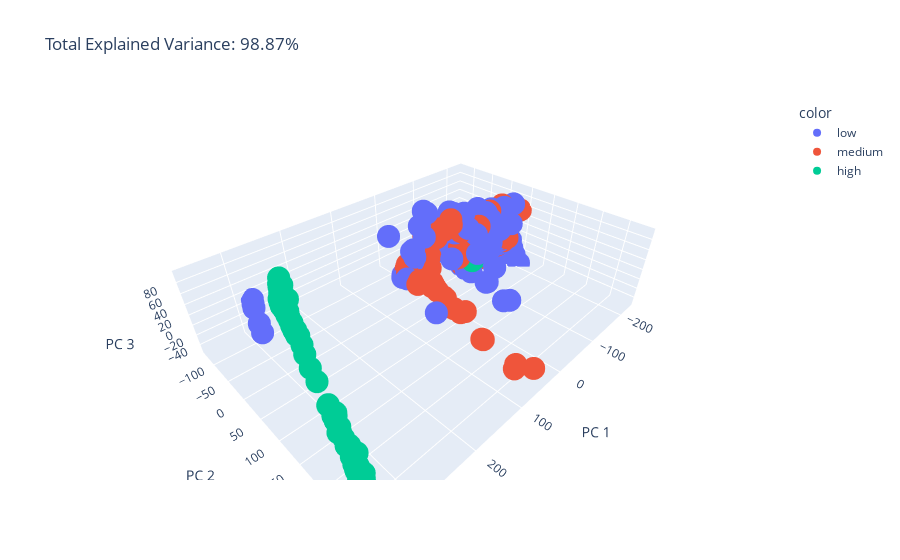
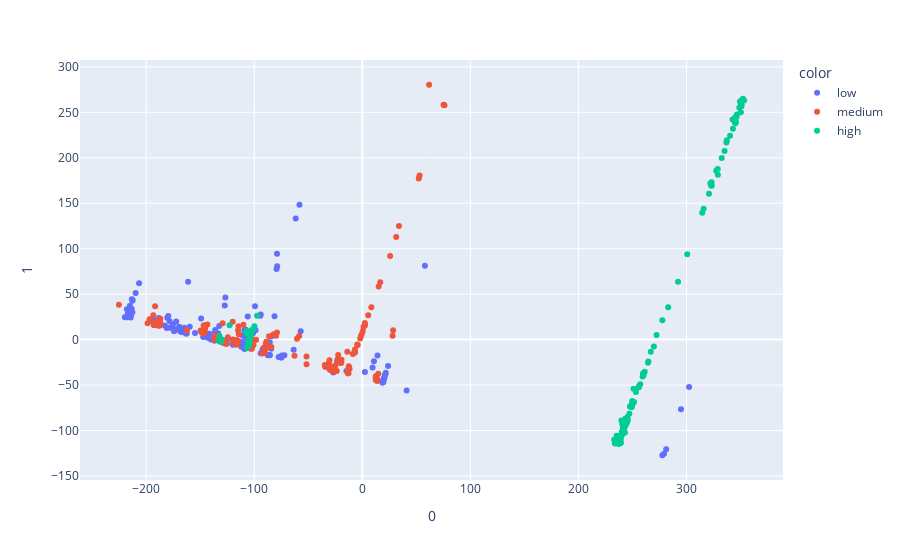

These figures' notebook cell, in order:
### Code cell
#3 Componentes
dimensionality_reduction(3,"rad_cat",boston_df)

### Figure 1 — Plotly figure (JSON) as saved in the notebook; plotly's stock layout.template omitted (floating-point values rounded to 4 significant figures; data arrays with more than 128 entries replaced by an {"elided": "..."} marker saying what was removed)
{"data": [{"hovertemplate": "color=low<br>PC 1=%{x}<br>PC 2=%{y}<br>PC 3=%{z}<extra></extra>", "legendgroup": "low", "marker": {"color": "#636efa", "symbol": "circle"}, "mode": "markers", "name": "low", "scene": "scene", "showlegend": true, "type": "scatter3d", "x": {"elided": "192 float values"}, "y": {"elided": "192 float values"}, "z": {"elided": "192 float values"}}, {"hovertemplate": "color=medium<br>PC 1=%{x}<br>PC 2=%{y}<br>PC 3=%{z}<extra></extra>", "legendgroup": "medium", "marker": {"color": "#EF553B", "symbol": "circle"}, "mode": "markers", "name": "medium", "scene": "scene", "showlegend": true, "type": "scatter3d", "x": {"elided": "158 float values"}, "y": {"elided": "158 float values"}, "z": {"elided": "158 float values"}}, {"hovertemplate": "color=high<br>PC 1=%{x}<br>PC 2=%{y}<br>PC 3=%{z}<extra></extra>", "legendgroup": "high", "marker": {"color": "#00cc96", "symbol": "circle"}, "mode": "markers", "name": "high", "scene": "scene", "showlegend": true, "type": "scatter3d", "x": {"elided": "156 float values"}, "y": {"elided": "156 float values"}, "z": {"elided": "156 float values"}}], "layout": {"legend": {"title": {"text": "color"}, "tracegroupgap": 0}, "scene": {"domain": {"x": [0, 1], "y": [0, 1]}, "xaxis": {"title": {"text": "PC 1"}}, "yaxis": {"title": {"text": "PC 2"}}, "zaxis": {"title": {"text": "PC 3"}}}, "title": {"text": "Total Explained Variance: 98.87%"}}}

### Figure 2 — Plotly figure (JSON) as saved in the notebook; plotly's stock layout.template omitted (floating-point values rounded to 4 significant figures; data arrays with more than 128 entries replaced by an {"elided": "..."} marker saying what was removed)
{"data": [{"hovertemplate": "color=low<br>0=%{x}<br>1=%{y}<extra></extra>", "legendgroup": "low", "marker": {"color": "#636efa", "symbol": "circle"}, "mode": "markers", "name": "low", "orientation": "v", "showlegend": true, "type": "scatter", "x": {"elided": "192 float values"}, "xaxis": "x", "y": {"elided": "192 float values"}, "yaxis": "y"}, {"hovertemplate": "color=medium<br>0=%{x}<br>1=%{y}<extra></extra>", "legendgroup": "medium", "marker": {"color": "#EF553B", "symbol": "circle"}, "mode": "markers", "name": "medium", "orientation": "v", "showlegend": true, "type": "scatter", "x": {"elided": "158 float values"}, "xaxis": "x", "y": {"elided": "158 float values"}, "yaxis": "y"}, {"hovertemplate": "color=high<br>0=%{x}<br>1=%{y}<extra></extra>", "legendgroup": "high", "marker": {"color": "#00cc96", "symbol": "circle"}, "mode": "markers", "name": "high", "orientation": "v", "showlegend": true, "type": "scatter", "x": {"elided": "156 float values"}, "xaxis": "x", "y": {"elided": "156 float values"}, "yaxis": "y"}], "layout": {"legend": {"title": {"text": "color"}, "tracegroupgap": 0}, "margin": {"t": 60}, "xaxis": {"anchor": "y", "domain": [0, 1], "title": {"text": "0"}}, "yaxis": {"anchor": "x", "domain": [0, 1], "title": {"text": "1"}}}}
